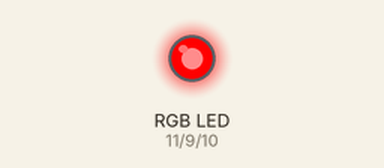
Recording of a sketch running on a simulated Arduino Uno, built with avr-gcc and run on an emulated ATmega328P. On the bench: an RGB LED mixed from three pins (HIGH = lit).

Above: at 1.5 s.
At 4.5 s:
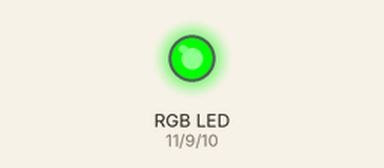
At 7.5 s:
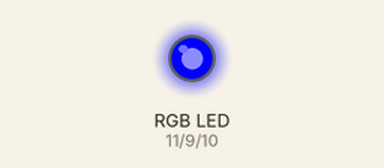
At 10.5 s:
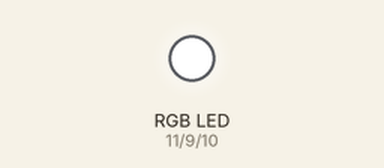
At 13.5 s:
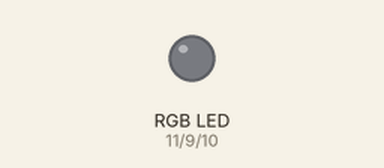
Timing chart, 0 to 19.5 s (numbered marks = the images above):
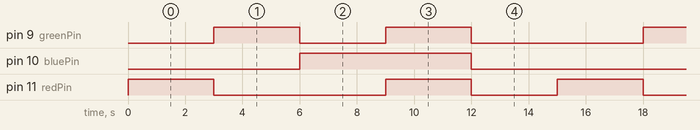

The sketch:

rgb.ino
```cpp
int redPin = 11;
int bluePin = 10;
int greenPin = 9;

void setup() {
  // put your setup code here, to run once:
  pinMode(redPin, OUTPUT);
  pinMode(bluePin, OUTPUT);
  pinMode(greenPin, OUTPUT);
}

void setColor(int red, int green, int blue){
    digitalWrite(redPin, red);
    digitalWrite(greenPin, green);
    digitalWrite(bluePin, blue);
}

void loop() {
  // put your main code here, to run repeatedly:
  setColor(255,0,0);
  delay(3000);

  setColor(0,255,0);
  delay(3000);

  setColor(0,0,255);
  delay(3000);

  setColor(255,255,255);
  delay(3000);

  setColor(0,0,0);
  delay(3000);


}
```

Measured:
- by itself, pin 9 (greenPin): repeats every 15.0 s: LOW 3.0 s, HIGH 3.0 s, LOW 6.0 s, HIGH 3.0 s
- by itself, pin 10 (bluePin): alternates HIGH for 6.0 s and LOW for 9.0 s
- by itself, pin 11 (redPin): repeats every 15.0 s: LOW 6.0 s, HIGH 3.0 s, LOW 3.0 s, HIGH 3.0 s
